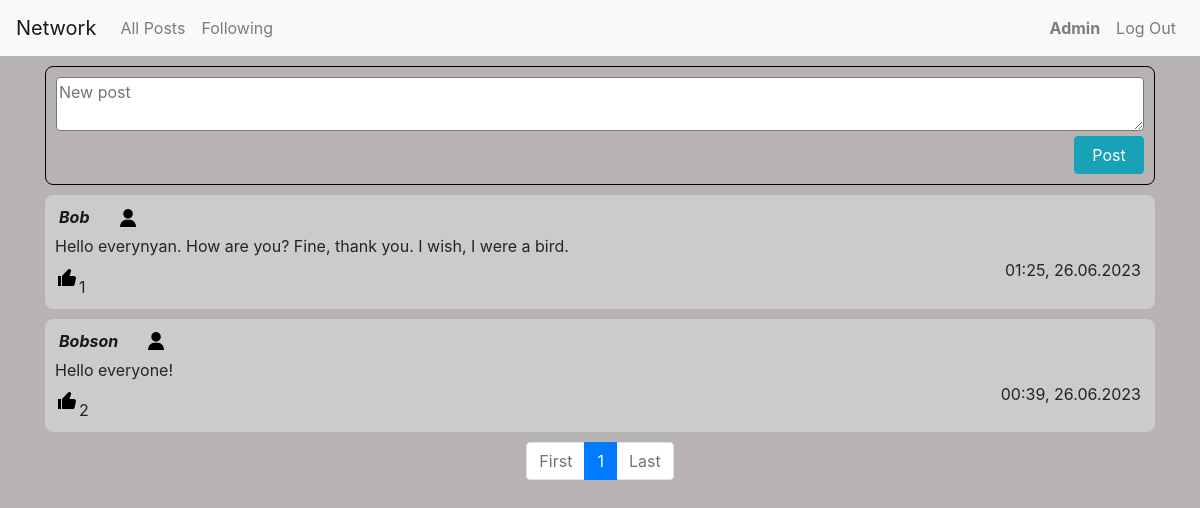
/ (signed in), run on the app's committed database.
### network/models.py (models this page shows, shortened)
class User(AbstractUser):
    pass

class Post(models.Model):
    author = models.ForeignKey(User, on_delete = models.CASCADE, related_name = "authorUser")
    textarea = models.TextField(max_length = 5000)
    timestamp = models.DateTimeField(auto_now_add=True)
    likes = models.ManyToManyField(User, related_name = "likes", blank = True)

### network/views.py (the view, shortened to what this page needs)
# urls.py: path("", views.index, name="index"),
def index(request):
    posts = Post.objects.all().order_by('-timestamp')
    followingUserList = []
    if request.user.is_authenticated:
        followings = Following.objects.filter(user = request.user)
        if followings:
            for extractList in followings:
                for unit in extractList.who.all():
                    followingUserList.append(unit.username)
    forrange = math.ceil(len(posts)/N)+1
    paginator = Paginator(posts, N)
    page_number = request.GET.get('page')
    page_obj = paginator.get_page(page_number)
    return render(request, "network/index.html", {
        "page_obj": page_obj,
        "form": Postform(),
        "range": range(1, forrange),
        "followings": followingUserList,
    })

### network/forms.py
class Postform(ModelForm):
    class Meta:
        model = Post
        fields = ['textarea']
        widgets = {
            'textarea': forms.Textarea(attrs={'class': 'postarea', "placeholder": 'New post', "rows": '2'}),
        }
        labels = {
            'textarea': '',
        }

### network/templates/network/index.html (shortened to what this page needs)
{% extends "network/layout.html" %}
{% block body %}
    <div class="container">
        {% if request.user.is_authenticated %}
            {% if form %}
                <form action="{% url 'index' %}" class="postform" method="post">
                        {{form}}
                    <button type="submit" class="btn btn-info postbutton">Post</button>
                </form>
            {% endif %}
        {% endif %}
        {% for post in page_obj %}
            <div class="comment comment-{{post.id}}">
                <div class="d-flex flex-row align-items-center flexgap margbot5">
                    <a class="linkForUser frame" href="{% url 'profile' post.author %}"> {{ post.author }} </a>
                    {% if user.is_authenticated %}
                        {% if post.author.username in followings %}
                            <button onclick="subscribeFunction(this)" title="unsubscribe" class="subscribe" type="submit" data-author="{{post.author}}" data-substatus="true" style="margin-left: 10px;">
                                <img src="/static/network/black.png" class="imagepad" width="18px" height="18px">
                            </button>
                        {% elif request.user == post.author %}
                        {% else %}
                            <button onclick="subscribeFunction(this)" title="subscribe" class="subscribe" type="submit" data-author="{{post.author}}" data-substatus="false" style="margin-left: 10px;">
                                <img src="/static/network/white.png" class="imagepad" width="18px" height="18px">
                            </button>
                        {% endif %}
                    {% else %}
                        <img src="/static/network/white.png" class="imagepad" width="18px" height="18px">
                    {% endif %}
                </div>
                <div class="divPostArea-{{post.id}}">
                    <p class="postArea-{{post.id}}">
                        {{ post.textarea }}
                    </p>
                </div>
                <span class="frame floatRight">
                    {{ post.timestamp|date:'H:i, d.m.Y'}}
                </span>
                <div class="likediv">
                    {% if user.is_authenticated %}
                        {% if request.user in post.likes.all %}
                            <button onclick="likeFunction(this)" class="like" data-pressed="true" data-post_id="{{post.id}}" style="margin-top: 5px; margin-bottom: 10px;">
                                <svg width = "24" height = "24">
                                <g> <path d='M3,11h3v10H3V11z M18.77,11h-4.23l1.52-4.94C16.38,5.03,15.54,4,14.38,4c-0.58,0-1.14,0.24-1.52,0.65L7,11v10h10.43 c1.06,0,1.98-0.67,2.19-1.61l1.34-6C21.23,12.15,20.18,11,18.77,11z'></path>
                                </g> </svg>
                            </button>
                        {% endif %}
                    {% endif %}
                    <span class="likeCount-{{post.id}}">
                        {{ post.likes.all|length }}
                    </span>
                </div>
            </div>
        {% empty %}
            <div class="comment">
                <p class="centerText">You haven't got following people yet</p>
            </div>
        {% endfor %}
    </div>
    <nav class="pagnav">
        <ul class="pagination justify-content-center">
            {% if page_obj.number == 1 %}
                <li class="page-item disabled"><a class="page-link" href="?page=1">First</a></li>
            {% else %}
                <li class="page-item"><a class="page-link" href="?page=1">First</a></li>
            {% endif %}
            {% if page_obj.paginator.num_pages < 4 %}
                {% for i in range %}
                    {% if page_obj.number == i %}
                        <li class="page-item active"><a class="page-link" href="?page={{ i }}"> {{ i }} </a></li>
                    {% else %}
                        <li class="page-item"><a class="page-link" href="?page={{ i }}"> {{ i }} </a></li>
                    {% endif %}
                {% endfor %}
            {% endif %}
            {% if page_obj.number == page_obj.paginator.num_pages %}
                <li class="page-item disabled"><a class="page-link" href="?page={{ page_obj.paginator.num_pages }}">Last</a></li>
            {% else %}
                <li class="page-item"><a class="page-link" href="?page={{ page_obj.paginator.num_pages }}">Last</a></li>
            {% endif %}
        </ul>
    </nav>
{% endblock %}

### network/templates/network/layout.html (shortened to what this page needs)
{% load static %}
<!DOCTYPE html>
<html lang="en">
    <head>
        <link rel="stylesheet" href="https://stackpath.bootstrapcdn.com/bootstrap/4.4.1/css/bootstrap.min.css">
        <link href="{% static 'network/styles.css' %}" rel="stylesheet">
    </head>
    <body>
        <nav class="navbar navbar-expand navbar-light bg-light">
            <div class="w-100 d-flex flex-row justify-content-between">
                <div class="d-flex flex-row">
                    <a class="navbar-brand" href="{% url 'index' %}">Network</a>
                    <ul class="navbar-nav mr-auto w-100 ">
                        <li class="nav-item">
                            <a class="nav-link" href="{% url 'index' %}">All Posts</a>
                        </li>
                        {% if user.is_authenticated %}
                            <li class="nav-item">
                                <a class="nav-link" href="{% url 'following' %}">Following</a>
                            </li>
                        {% endif %}
                    </ul>
                </div>
                <div class="">
                    <ul class="navbar-nav mr-auto w-100 ">
                        {% if user.is_authenticated %}
                            <li class="nav-item">
                                <a class="nav-link" href="{% url 'profile' user.username %}"><strong>{{ user.username }}</strong></a>
                            </li>
                            <li class="nav-item rightside">
                                <a class="nav-link" href="{% url 'logout' %}">Log Out</a>
                            </li>
                        {% endif %}
                    </ul>
                </div>
            </div>
          </nav>
        <div class="body">
            {% block body %}
            {% endblock %}
        </div>
    </body>
</html>

### network/static/network/styles.css (style rules this page uses)
body { background-color: rgb(184, 179, 179); background-image: url("https://www.transparenttextures.com/patterns/graphy-dark.png"); user-select: none; }
p { margin: 0; user-select: text; word-break: break-all; }
.postform { display: flex; flex-direction: column; width: 100%; margin-top: 10px; margin-bottom: 10px; border: 1px solid black; border-radius: 8px; padding: 10px; }
.postbutton { width: 70px; align-self: end; }
.postarea { border-radius: 4px; margin-bottom: 5px; }
.comment { width: 100%; height: 100%; margin-bottom: 10px; margin-top: 10px; padding: 10px 10px; border-radius: 8px; background-color: #d6d6d6a9; }
.floatRight { float: right; }
.frame { width: fit-content; background-color: transparent; padding-left: 4px; padding-right: 4px; }
.linkForUser { color: rgb(24, 24, 24); font-style: italic; font-weight: bold; }
.like, .subscribe, .editButton, .confirmButton { border: 0; padding: 0; background: none; }
.likediv { display: flex; align-items: flex-end; }
.imagepad { margin-bottom: 2px; }
.margbot5 { margin-bottom: 5px;; }
.flexgap { gap: 15px; }

### data on the page
User: username "Admin"
Post: author "Bob", textarea "Hello everynyan. How are you? Fine, thank you. I wish, I were a bird.", timestamp "01:25, 26.06.2023", likes.all|length "1"
Post: author "Bobson", textarea "Hello everyone!", timestamp "00:39, 26.06.2023", likes.all|length "2"

### other printed values
{{ i }} "1"
